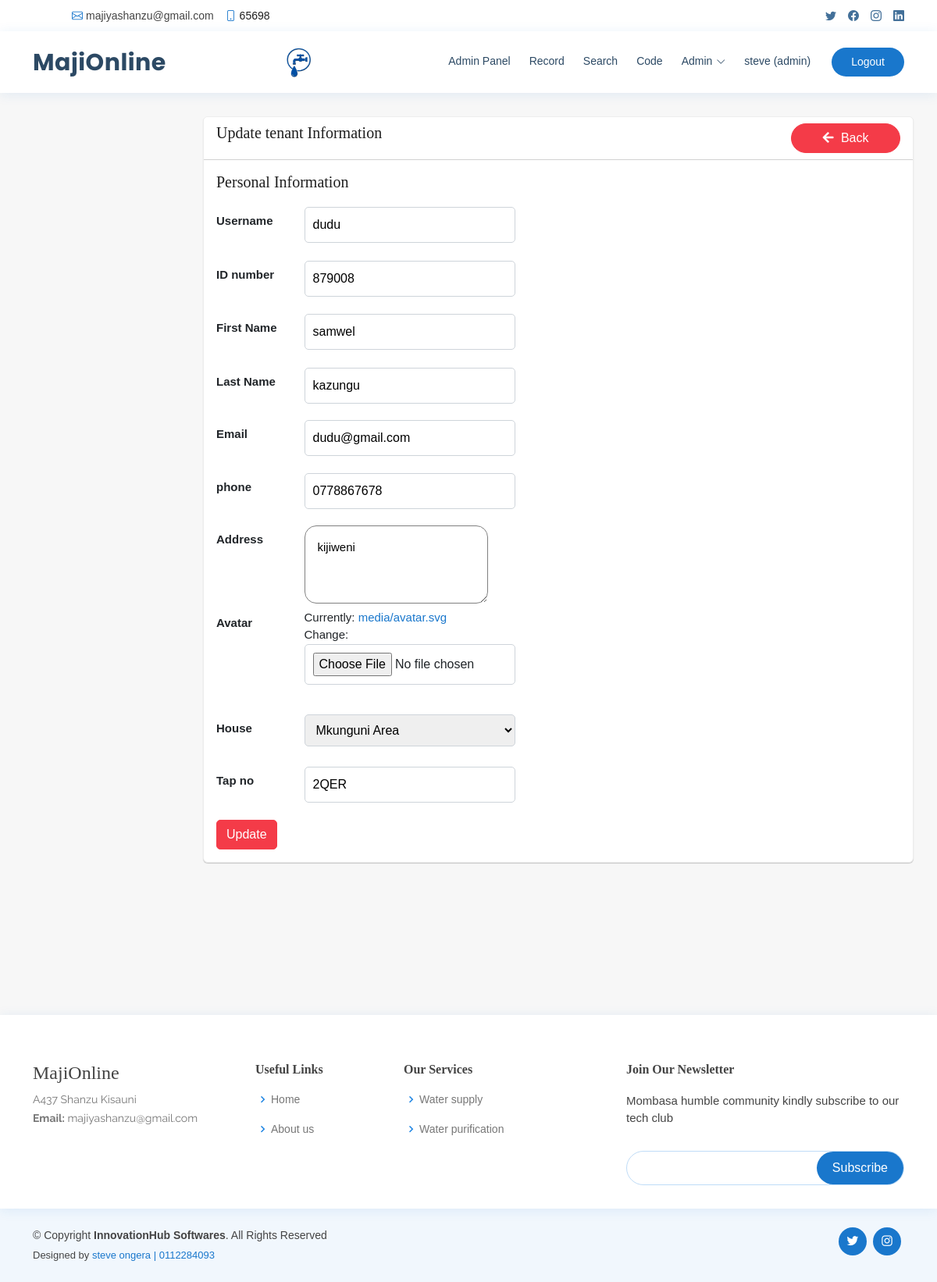
Page /tenant/10/update/ (signed in) on the earlier database version.
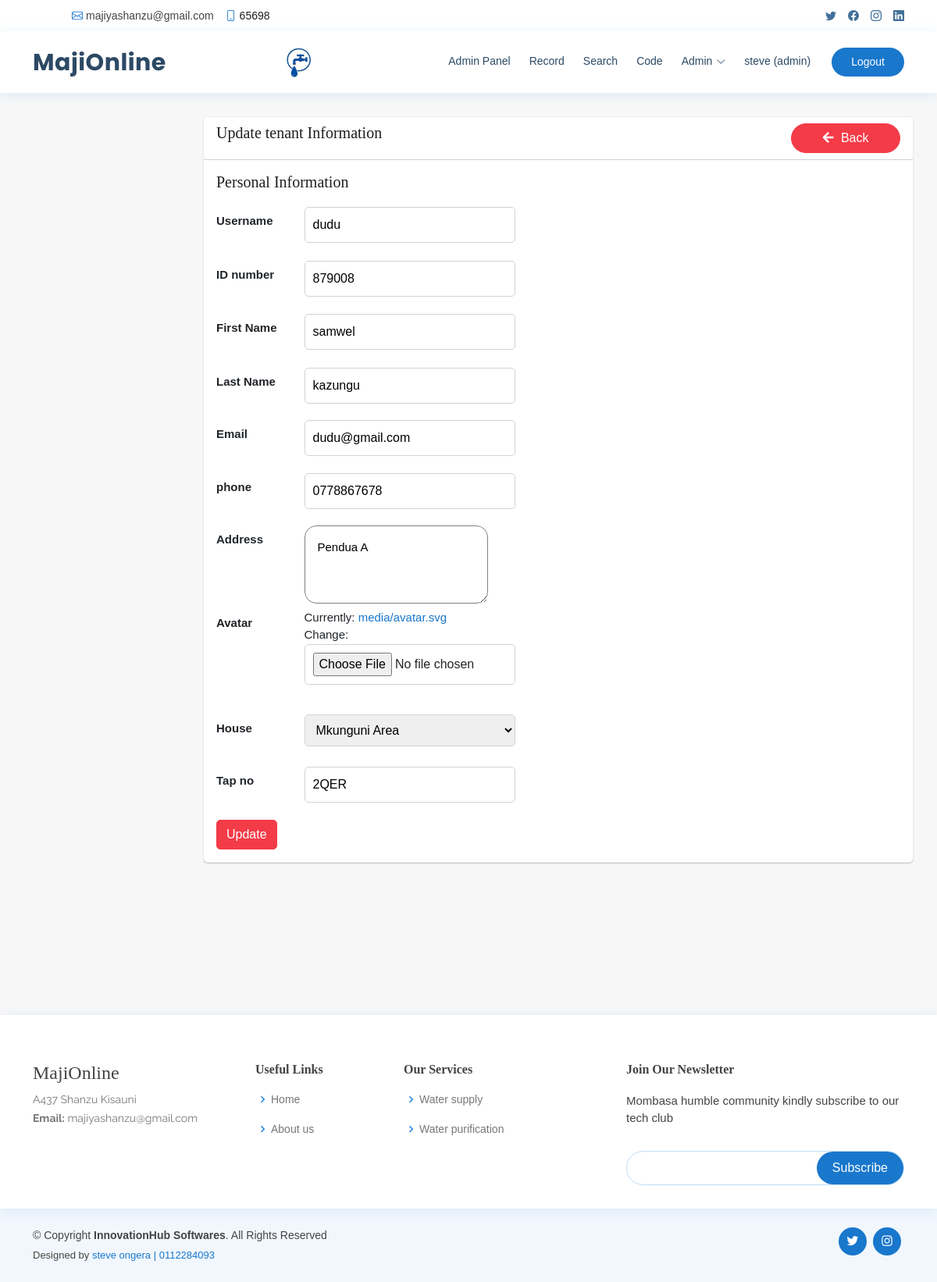
Same page on the later database version.
### Record/models.py (models this page shows, shortened)
class Tenant(models.Model):
    user_name = models.CharField(max_length=100)
    identification_number = models.CharField(max_length=20, unique=True)
    first_name = models.CharField(max_length=100)
    last_name = models.CharField(max_length=100)
    email = models.EmailField()
    phone = models.CharField(max_length=20)
    address = models.TextField()
    avatar = models.ImageField(upload_to='media', default='media/avatar.svg')
    house = models.ForeignKey(House,  on_delete=models.CASCADE)
    tap_no = models.CharField(max_length=100 , null=True, blank=True)

### Record/views.py (the view)
# urls.py: path('tenant/<int:tenant_id>/update/', views.tenant_update, name='tenant_update'),
@login_required
@user_passes_test(is_admin_or_developer)
def tenant_update(request, tenant_id):
    tenant = get_object_or_404(Tenant, id=tenant_id)
    if request.method == 'POST':
        form = TenantForm(request.POST, instance=tenant)
        if form.is_valid():
            form.save()
            messages.success( request, 'Tenant data succesfully updated !')
            return redirect('tenant_list')
    else:
        form = TenantForm(instance=tenant)
    context = {
        'form': form,
        'tenant': tenant
    }
    return render(request, 'tenant_update.html', context)

### Record/forms.py
class TenantForm(forms.ModelForm):
    class Meta:
        model = Tenant
        fields = '__all__'  # or specify fields you want to update

### Record/models.py (called while the page is built)
    def __str__(self):
        return f" {self.name}"

### Record/views.py (called while the page is built)
def is_admin_or_developer(user):
    return user.profile.user_type in ['admin', 'developer']

### templates/tenant_update.html (shortened to what the changed rows need)
{% extends 'base.html' %}
{% load static %}
{% block content %}
<link href="{% static 'assets/css/style2.css'%}" rel="stylesheet">
<div class="page-wrapper">
    <div class="content container-fluid">
        <div class="row">
            <div class="col-md-12">
                <div class="card">
                    <div class="card-body">
                            <form method="post">
                                <div class="row">
                                    <div class="col-xl-6">
                                        <div class="form-group row">
                                                <div class="col-lg-9">
                                                    {{ form.user_name }}
                                                </div>
                                        </div>
                                        <br>
                                        <div class="form-group row">
                                            <div class="col-lg-9">
                                                {{ form.identification_number }}
                                            </div>
                                        </div>
                                        <br>
                                        <div class="form-group row">
                                                <div class="col-lg-9">
                                                    {{ form.first_name }}
                                                </div>
                                        </div>
                                        <br>
                                        <div class="form-group row">
                                            <div class="col-lg-9">
                                                <div class="col-lg-9">
                                                    {{ form.last_name }}
                                                </div>
                                            </div>
                                            <br>
                                            <br>
                                            <br>
                                            <div class="col-lg-9">
                                                <div class="col-lg-9">
                                                    {{ form.email }}
                                                </div>
                                            </div>
                                            <br>
                                            <br>
                                            <br>
                                            <div class="col-lg-9">
                                                <div class="col-lg-9">
                                                    {{ form.phone }}
                                                </div>
                                            </div>
                                            <br>
                                            <br>
                                            <br>
                                            <div class="col-lg-9">
                                                <div class="col-lg-9">
                                                    {{ form.address }}
                                                </div>
                                            </div>
                                            <br>
                                            <br>
                                            <br>
                                            <div class="col-lg-9">
                                                <div class="col-lg-9">
                                                    {{ form.avatar }}
                                                </div>
                                            </div>
                                            <br>
                                            <br>
                                            <br>
                                            <br>
                                            <br>
                                            <br>
                                            <div class="col-lg-9">
                                                <div class="col-lg-9">
                                                    {{ form.house }}
                                                </div>
                                            </div>
                                            <br>
                                            <br>
                                            <br>
                                            <div class="col-lg-9">
                                                <div class="col-lg-9">
                                                    {{ form.tap_no }}
                                                </div>
                                            </div>
                                            <br>
                                            <br>
                                            <br>
                                        </div>
                                    </div>
                                </div>
                            </form>
                        </div>
                    </div>
                </div>
            </div>
        </div>
    </div>
{% endblock %}

Differences in the rows shown:
changed Tenant "dudu": address "kijiweni" → "Pendua A"
